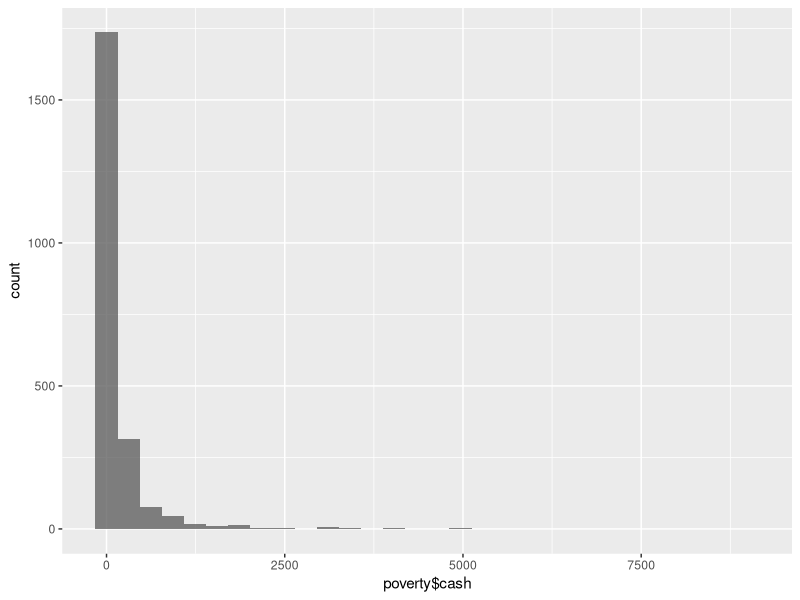
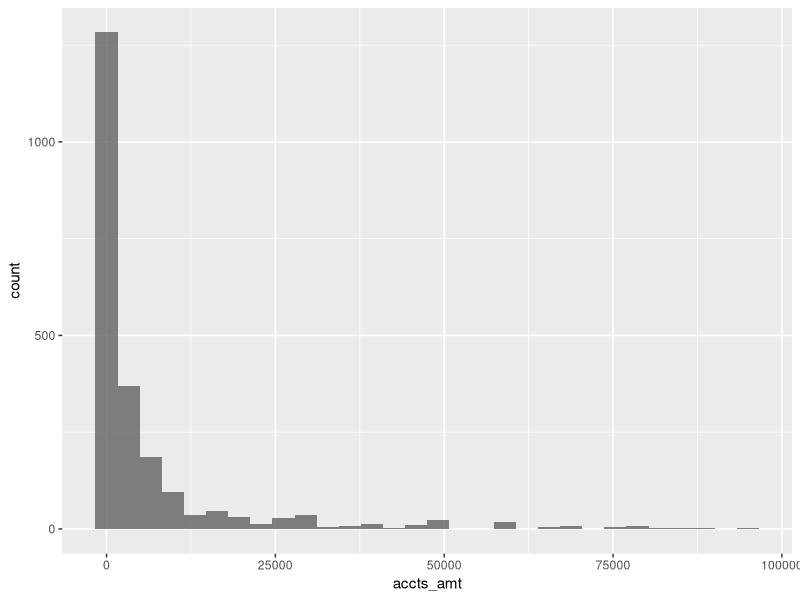
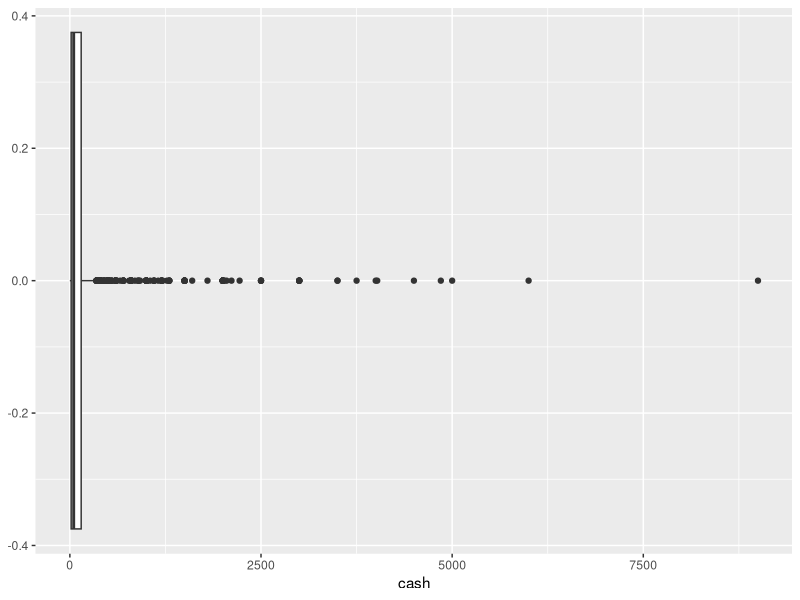
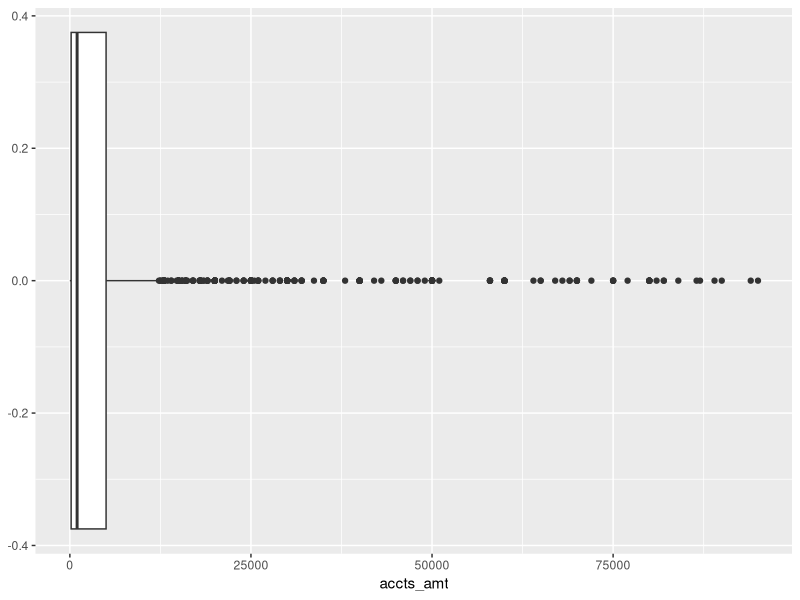
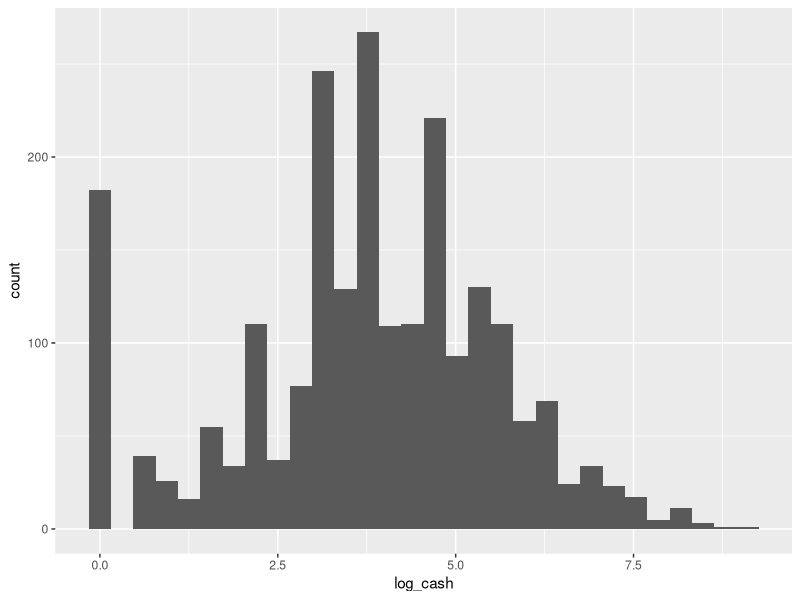
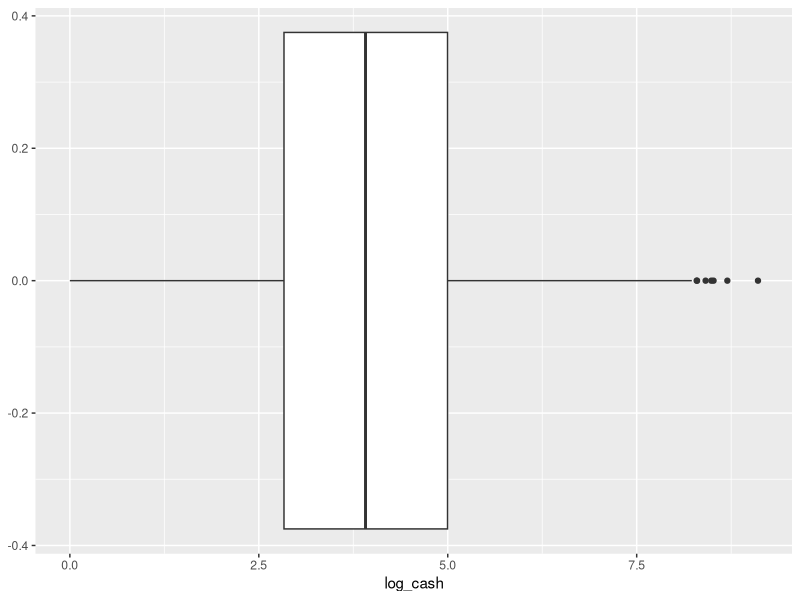
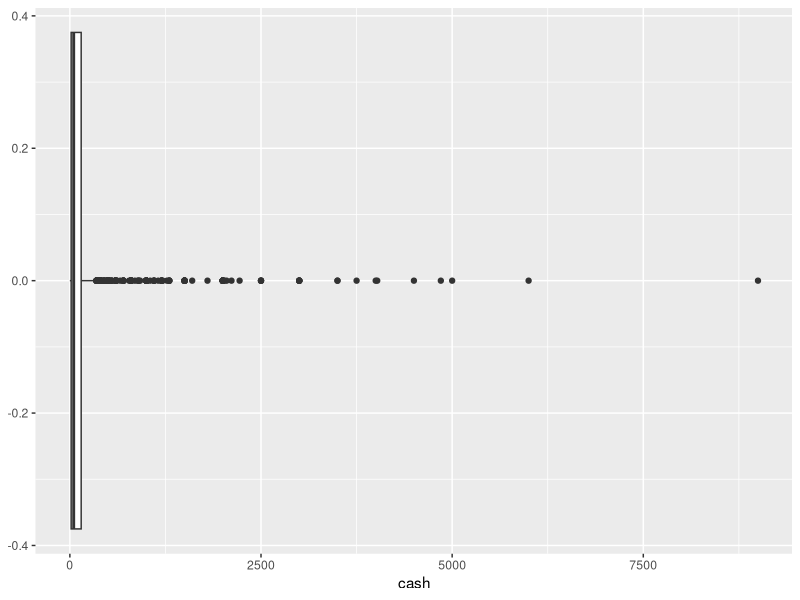
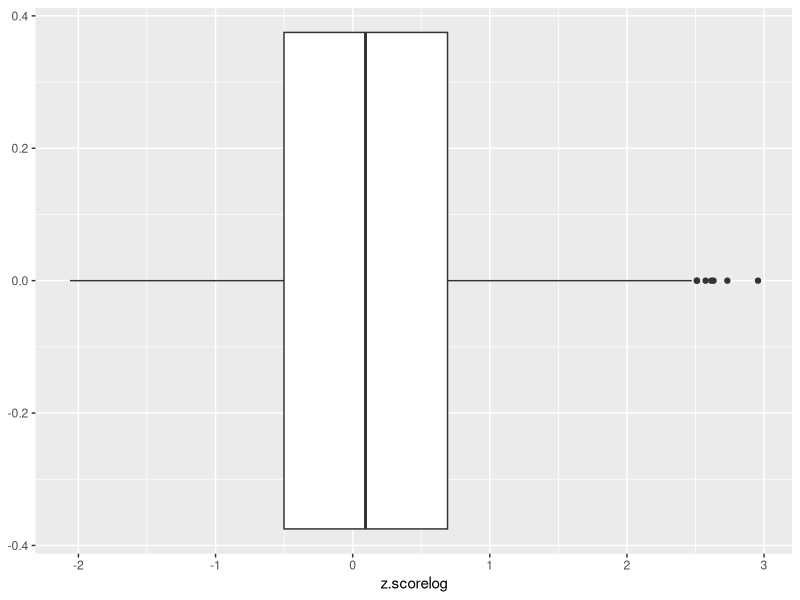

Here is the R script that generated these plots, in order:
## ---- chunk 1
# You will need ggplot2 to make plots.  
require("ggplot2")
require("tidyverse")

# Feel free to load any other packages you want

# Load the poverty data; remember to put the csv in a data sub-folder!
poverty <- read.csv("data/poverty.csv") %>%
  na.omit()# remove rows with missing data
## ---- chunk 2
### Log transformation code for 2b
# Feel free to move this code where you need it.

# Log-transform money in cash
poverty$log_cash <- poverty$cash
poverty$log_cash[poverty$log_cash == 0] <- 1
poverty$log_cash <- log(poverty$log_cash)

## ---- chunk 3
# Your code goes here!



poverty %>%
  ggplot(aes(x = poverty$cash)) +
  geom_histogram( alpha = 0.75)

poverty %>%
  ggplot(aes(x = accts_amt)) +
  geom_histogram( alpha = 0.75)

poverty %>%
  ggplot(aes(x = cash))+
  geom_boxplot()

poverty %>%
  ggplot(aes(x = accts_amt))+
  geom_boxplot()

sd(poverty$cash)

summary(poverty$cash)

sd(poverty$accts_amt)

summary(poverty$accts_amt)

poverty$log_cash <- poverty$cash
poverty$log_cash[poverty$log_cash == 0] <- 1
poverty$log_cash <- log(poverty$log_cash)

poverty  %>%
  ggplot(aes(x = log_cash)) +
  geom_histogram( )

poverty  %>%
  ggplot(aes(x = log_cash))+
  geom_boxplot()

sd(poverty$log_cash)

summary(poverty$log_cash)



## ---- chunk 4
z.score = ((poverty$cash - mean(poverty$cash))/sd(poverty$cash))
summary(z.score)


poverty %>%
  ggplot(aes(x = cash))+
  geom_boxplot()

mean(if_else(z.score > 2, 1, 0))
mean(if_else(z.score > 3, 1, 0))

#.......................................................

z.scorelog = ((poverty$log_cash - mean(poverty$log_cash))/sd(poverty$log_cash))
summary(z.scorelog)


poverty %>%
  ggplot(aes(x = z.scorelog))+
  geom_boxplot()

mean(if_else(z.scorelog > 2, 1, 0))
mean(if_else(z.scorelog > 3, 1, 0))

## ---- chunk 5
## Look at balance of low annual income

prop.table(table(poverty$income_less20k, poverty$treatment), margin=2)

#1 is the low income group 4

## ---- chunk 6
## Calculations for the questions on summary statistics

summary(poverty$stroop_time[poverty$treatment == "Before Payday"])
IQR(poverty$stroop_time[poverty$treatment == "Before Payday"])
sd(poverty$stroop_time[poverty$treatment == "Before Payday"])

summary(poverty$stroop_time[poverty$treatment == "After Payday"])
IQR(poverty$stroop_time[poverty$treatment == "After Payday"])
sd(poverty$stroop_time[poverty$treatment == "After Payday"])
## ---- chunk 7
## Histograms!

poverty %>%
  ggplot(aes(x = stroop_time, fill = treatment)) +
  geom_histogram(position = 'identity', alpha = 0.55)

## ---- chunk 8
## Calculations
cor(poverty$log_cash[poverty$treatment == "Before Payday"], poverty$stroop_time[poverty$treatment == "Before Payday"])
cor(poverty$log_cash[poverty$treatment == "After Payday"], poverty$stroop_time[poverty$treatment == "After Payday"])


## ---- chunk 9
## Graphs
poverty %>%
  ggplot(aes(x=log_cash , y=stroop_time, color = treatment)) +
  geom_point() 
  #facet_wrap(~treatment)
